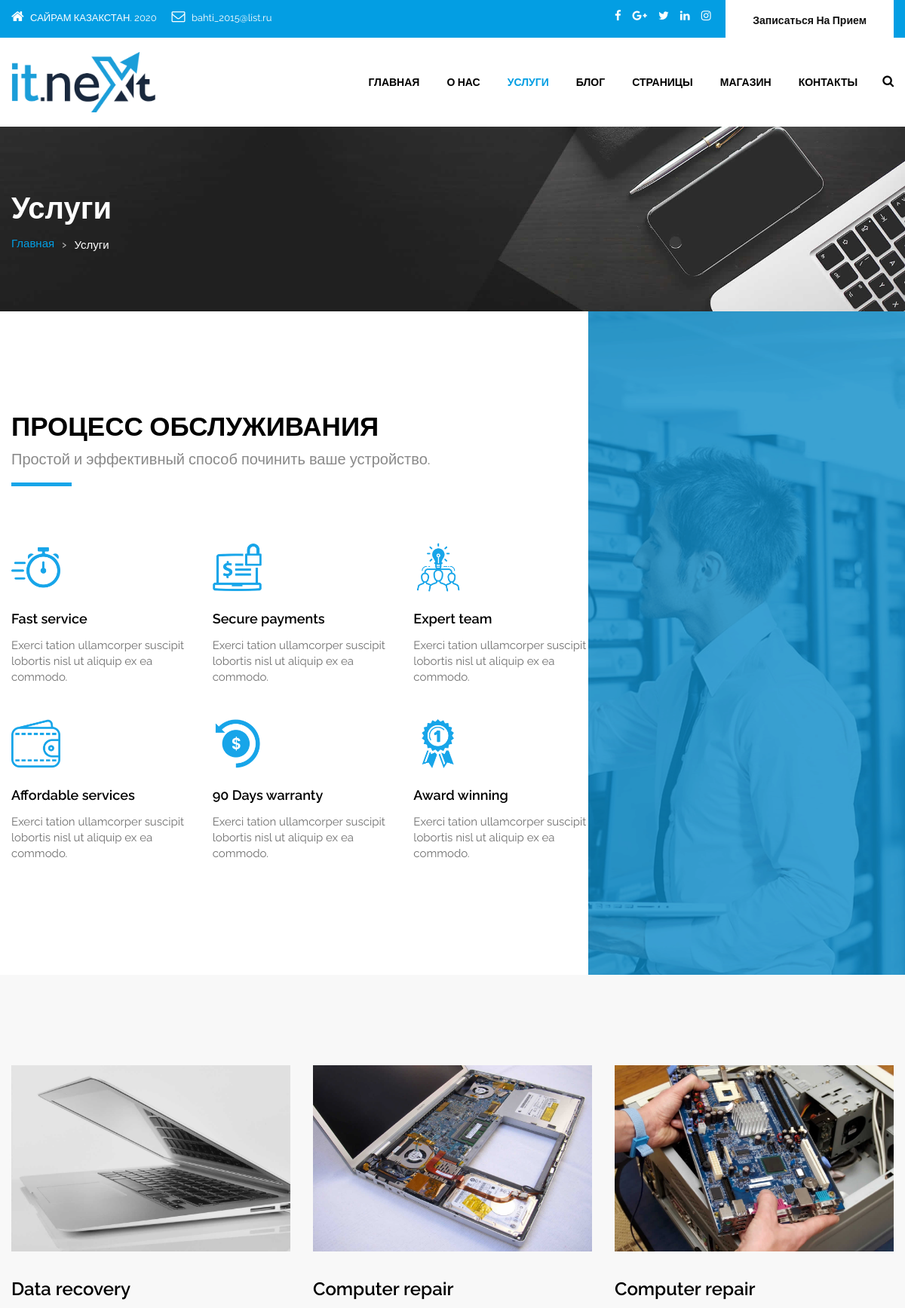
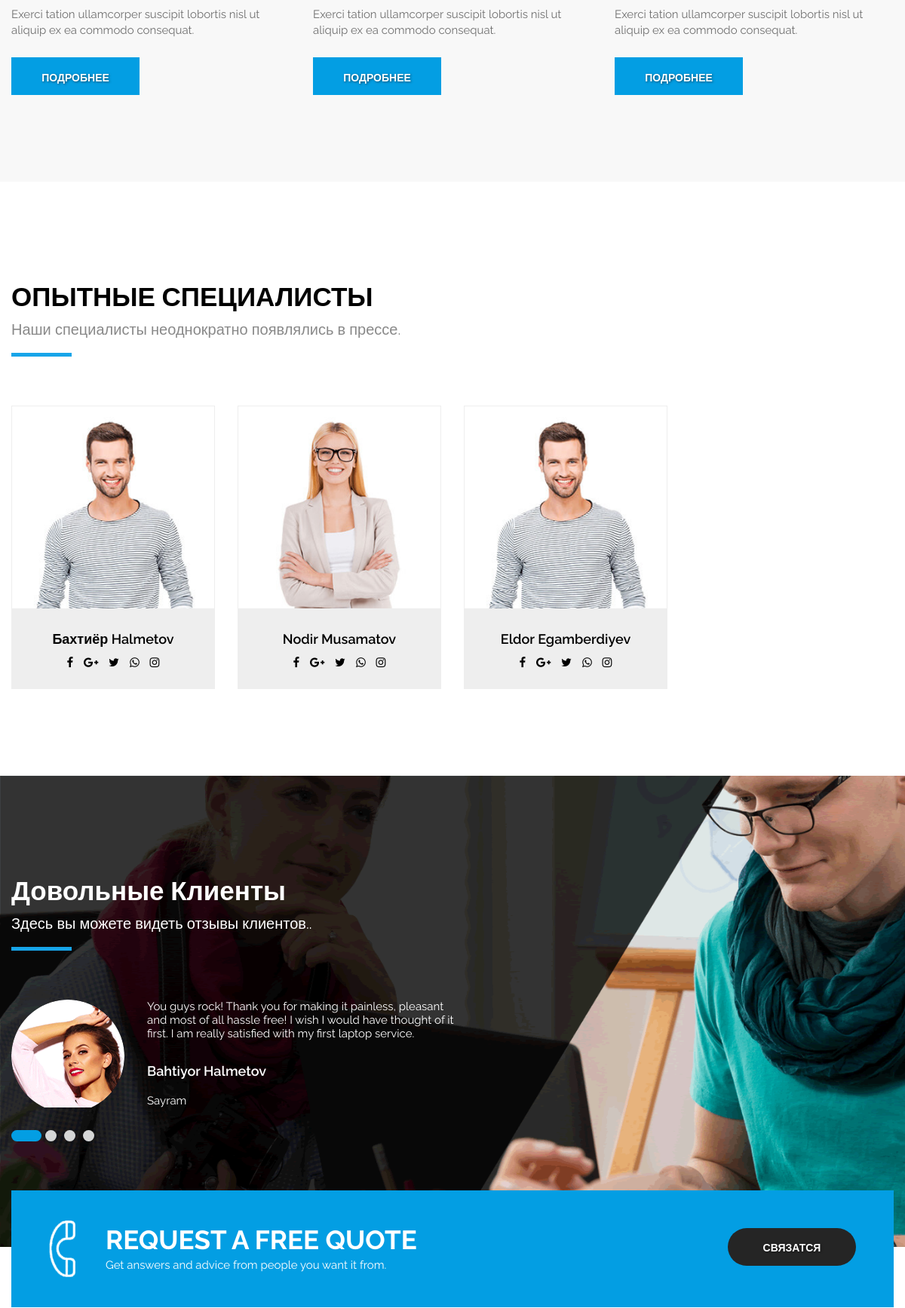
The app's page /service/ (upper part) with its own data (2 pictures, top to bottom).
### main/models.py (models this page shows, shortened)
class ServiceProcess(models.Model):
    title = models.CharField(max_length=300)
    is_in_service = models.BooleanField(blank=True)
    description = models.CharField(max_length=300)
    logo = models.ImageField(upload_to='upload')
    status = models.IntegerField(default=0, blank=True)
    rating = models.IntegerField(default=0, blank=True)

class Service(models.Model):
    title = models.CharField(max_length=300)
    mini_description = models.CharField(max_length=300)
    description = models.CharField(max_length=1000)
    logo = models.ImageField(upload_to='upload')
    is_main = models.BooleanField(blank=True)
    status = models.IntegerField(default=0, blank=True)
    rating = models.IntegerField(default=0, blank=True)

class Staff(models.Model):
    first_name = models.CharField(max_length=300)
    last_name = models.CharField(max_length=300)
    is_experienced = models.BooleanField(blank=True)
    logo = models.ImageField(upload_to='upload')
    facebook = models.CharField(max_length=300, blank=True)
    gmail = models.CharField(max_length=300, blank=True)
    twitter = models.CharField(max_length=300, blank=True)
    whatsapp = models.CharField(max_length=300, blank=True)
    instagram = models.CharField(max_length=300, blank=True)

class ClientSays(models.Model):
    first_name = models.CharField(max_length=300)
    last_name = models.CharField(max_length=300)
    description = models.CharField(max_length=300)
    address = models.CharField(max_length=300, blank=True)
    logo = models.ImageField(upload_to='upload')
    status = models.IntegerField(default=0, blank =True)
    rating = models.IntegerField(default=0,blank=True)

class Information(models.Model):
    need_recovery_title = models.CharField(max_length=300, blank=True)
    need_recovery_text = models.TextField(max_length=300, blank=True)
    request_name = models.CharField(max_length=300, blank=True)
    request_text = models.TextField(max_length=300, blank=True)
    contact_address = models.CharField(max_length=300, blank=True)
    phone = models.IntegerField(default=0, blank=True)
    footer_theme = models.CharField(max_length=300, blank=True)
    facebook = models.CharField(max_length=300, blank=True)
    gmail = models.CharField(max_length=300, blank=True)
    twitter = models.CharField(max_length=300, blank=True)
    whatsapp = models.CharField(max_length=300, blank=True)
    instagram = models.CharField(max_length=300, blank=True)
    service_right_title = models.CharField(max_length=300, blank=True)
    service_right_description = models.TextField(blank=True)
    blog_right_title = models.CharField(max_length=300, blank=True)
    blog_right_description = models.TextField(blank=True)

### main/views.py (the view)
# urls.py: path('service/', serviceHandler),
def serviceHandler(request):
    client_sayss = ClientSays.objects.filter(status=0)
    informations = Information.objects.all()
    brands = Brand.objects.filter()[:5]
    services = Service.objects.filter()
    ex_staffs = Staff.objects.filter(is_experienced=True)
    main_services = Service.objects.filter(is_main=True)
    service_processs = ServiceProcess.objects.filter()[:6]
    return render(request, 'service.html',{
        'active_page': 'service',
        'client_sayss': client_sayss,
        'informations': informations,
        'brands': brands,
        'services': services,
        'ex_staffs': ex_staffs,
        'main_services': main_services,
        'service_processs': service_processs,
    })

### templates/service.html
{% extends 'base.html' %}
{% block content %}
<div id="inner_banner" class="section inner_banner_section">
  <div class="container">
    <div class="row">
      <div class="col-md-12">
        <div class="full">
          <div class="title-holder">
            <div class="title-holder-cell text-left">
              <h1 class="page-title">Услуги</h1>
              <ol class="breadcrumb">
                <li><a href="/">Главная</a></li>
                <li class="active">Услуги</li>
              </ol>
            </div>
          </div>
        </div>
      </div>
    </div>
  </div>
</div>
<div class="section padding_layout_1 gross_layout">
  <div class="container">
    <div class="row">
      <div class="col-md-12">
        <div class="full">
          <div class="main_heading text_align_left">
            <h2>Процесс Обслуживания</h2>
            <p class="large">Простой и эффективный способ починить ваше устройство.</p>
          </div>
        </div>
      </div>
    </div>
    <div class="row">
      <div class="col-md-8">
        <div class="row">
          {% for service_process in service_processs %}
          <div class="col-md-4">
            <div class="full">
              <div class="service_blog_inner">
                <div class="icon text_align_left"><img src="/media/{{ service_process.logo }}" alt="#"></div>
                <h4 class="service-heading">{{ service_process.title }}</h4>
                <p>{{ service_process.description }}</p>
              </div>
            </div>
          </div>
          {% endfor %}
        </div>
      </div>
    </div>
  </div>
</div>
<div class="section padding_layout_1 light_silver service_list">
  <div class="container">
    <div class="row">
      {% for main_service in main_services %}
      <div class="col-md-4 service_blog">
        <div class="full">
          <div class="service_img"> <img class="img-responsive" src="/media/{{ main_service.logo }}" alt="#" /> </div>
          <div class="service_cont">
            <h3 class="service_head">{{ main_service.title }}</h3>
            <p>{{ main_service.mini_description }}</p>
            <div class="bt_cont"> <a class="btn sqaure_bt" href="/service-detail/{{ main_service.id }}/">Подробнее </a> </div>
          </div>
        </div>
      </div>
      {% endfor %}
    </div>
  </div>
</div>
<div class="section padding_layout_1">
  <div class="container">
    <div class="row">
      <div class="col-md-12">
        <div class="full">
          <div class="main_heading text_align_left">
            <h2>Опытные Специалисты</h2>
            <p class="large">Наши специалисты неоднократно появлялись в прессе.</p>
          </div>
        </div>
      </div>
    </div>
    <div class="row">
      {% for ex_staff in ex_staffs  %}
      <div class="col-md-3 col-sm-6">
        <div class="full team_blog_colum">
          <div class="it_team_img"> <img class="img-responsive" src="/media/{{ ex_staff.logo }}" alt="#"> </div>
          <div class="team_feature_head">
            <h4>{{ ex_staff.first_name }} {{ ex_staff.last_name }}</h4>
          </div>
          <div class="team_feature_social">
            <div class="social_icon">
              <ul class="list-inline">
                <li><a class="fa fa-facebook" href="{{ ex_staff.facebook }}" title="Facebook" target="_blank"></a></li>
                <li><a class="fa fa-google-plus" href="{{ ex_staff.gmail }}" title="Google+" target="_blank"></a></li>
                <li><a class="fa fa-twitter" href="{{ ex_staff.twitter }}" title="Twitter" target="_blank"></a></li>
                <li><a class="fa fa-whatsapp" href="{{ ex_staff.whatsapp }}" title="WhatsApp" target="_blank"></a></li>
                <li><a class="fa fa-instagram" href="{{ ex_staff.instagram }}" title="Instagram" target="_blank"></a></li>
              </ul>
            </div>
          </div>
        </div>
      </div>
      {% endfor %}
    </div>
  </div>
</div>
{% endblock %}

### templates/base.html (shortened to what this page needs)
<!DOCTYPE html>
<html lang="en">
<head>
<link rel="stylesheet" href="/static/css/bootstrap.min.css" />
<link rel="stylesheet" href="/static/css/style.css" />
<link rel="stylesheet" href="/static/css/responsive.css" />
<link rel="stylesheet" href="/static/css/colors1.css" />
<link rel="stylesheet" href="/static/css/custom.css" />
<link rel="stylesheet" href="/static/css/animate.css" />
<link rel="stylesheet" type="text/css" href="/static/revolution/css/settings.css" />
<link rel="stylesheet" type="text/css" href="/static/revolution/css/layers.css" />
<link rel="stylesheet" type="text/css" href="/static/revolution/css/navigation.css" />
</head>
<body id="default_theme" class="it_service">
<header id="default_header" class="header_style_1">
  <div class="header_top">
    <div class="container">
      <div class="row">
        <div class="col-md-8">
          <div class="full">
            <div class="topbar-left">
              <ul class="list-inline">
                <li> <span class="topbar-label"><i class="fa  fa-home"></i></span> <span class="topbar-hightlight">САЙРАМ КАЗАКСТАН. 2020</span> </li>
                <li> <span class="topbar-label"><i class="fa fa-envelope-o"></i></span> <span class="topbar-hightlight"><a href="mailto:bahti_2015@list.ru">bahti_2015@list.ru</a></span> </li>
              </ul>
            </div>
          </div>
        </div>
        <div class="col-md-4 right_section_header_top">
          <div class="float-left">
            <div class="social_icon">
              <ul class="list-inline">
                <li><a class="fa fa-facebook" href="https://www.facebook.com/" title="Facebook" target="_blank"></a></li>
                <li><a class="fa fa-google-plus" href="https://plus.google.com/" title="Google+" target="_blank"></a></li>
                <li><a class="fa fa-twitter" href="https://twitter.com" title="Twitter" target="_blank"></a></li>
                <li><a class="fa fa-linkedin" href="https://www.linkedin.com" title="LinkedIn" target="_blank"></a></li>
                <li><a class="fa fa-instagram" href="https://www.instagram.com" title="Instagram" target="_blank"></a></li>
              </ul>
            </div>
          </div>
          <div class="float-right">
            <div class="make_appo"> <a class="btn white_btn" href="make_appointment.html">Записаться На Прием</a> </div>
          </div>
        </div>
      </div>
    </div>
  </div>
  <div class="header_bottom">
    <div class="container">
      <div class="row">
        <div class="col-lg-3 col-md-12 col-sm-12 col-xs-12">
          <div class="logo"> <a href="/"><img src="/static/images/logos/it_logo.png" alt="logo" /></a> </div>
        </div>
        <div class="col-lg-9 col-md-12 col-sm-12 col-xs-12">
          <div class="menu_side">
            <div id="navbar_menu">
              <ul class="first-ul">
                <li> <a {% if active_page == 'main' %}  class="active" {% endif %} href="/">Главная</a>
                </li>
                <li><a href="/about" {% if active_page == 'about' %}  class="active" {% endif %}>О Нас</a></li>
                <li> <a href="/service"
                        {% if active_page == 'service' %}  class="active" {% endif %} ||
                        {% if active_page == 'service-list' %}  class="active" {% endif %} ||
                        {% if active_page == 'service-detail' %}  class="active" {% endif %} >Услуги</a>
                </li>
                <li> <a href="/blog" {% if active_page == 'blog' %}  class="active" {% endif %} ||
                        {% if active_page == 'blog-detail' %}  class="active" {% endif %}> Блог </a></li>
                <li> <a href="#" {% if active_page == 'price' %}  class="active" {% endif %}> Страницы </a>
                </li>
                <li> <a href="/shop" {% if active_page == 'shop' %}  class="active" {% endif %}>Магазин</a>
                </li>
                <li> <a href="/contact" {% if active_page == 'contact' %}  class="active" {% endif %} >Контакты</a></li>
              </ul>
            </div>
            <div class="search_icon">
              <ul>
                <li><a href="#" data-toggle="modal" data-target="#search_bar"><i class="fa fa-search" aria-hidden="true"></i></a></li>
              </ul>
            </div>
          </div>
        </div>
      </div>
    </div>
  </div>
</header>
{% block content %}
{% endblock %}
<div class="section padding_layout_1 testmonial_section white_fonts">
  <div class="container">
    <div class="row">
      <div class="col-md-12">
        <div class="full">
          <div class="main_heading text_align_left">
            <h2 style="text-transform: none;">Довольные Клиенты</h2>
            <p class="large">Здесь вы можете видеть отзывы клиентов..</p>
          </div>
        </div>
      </div>
    </div>
    <div class="row">
      <div class="col-sm-7">
        <div class="full">
          <div id="testimonial_slider" class="carousel slide" data-ride="carousel">
            <ul class="carousel-indicators">
              {% for client_says in client_sayss %}
              <li data-target="#testimonial_slider" data-slide-to="{{ forloop.counter0 }}" class="{% if forloop.counter0 == 0 %} active {% endif %}"></li>
              {% endfor %}
            </ul>
            <div class="carousel-inner">
              {% for client_says in client_sayss %}
              <div class="carousel-item {% if forloop.counter0 == 0 %} active {% endif %}">
                <div class="testimonial-container">
                  <div class="testimonial-content"> {{ client_says.description }} </div>
                  <div class="testimonial-photo"> <img src="/media/{{ client_says.logo }}" class="img-responsive" alt="#" width="150" height="150"> </div>
                  <div class="testimonial-meta">
                    <h4>{{ client_says.first_name }} {{ client_says.last_name }}</h4>
                    <span class="testimonial-position">{{ client_says.address }}</span> </div>
                </div>
              </div>
              {% endfor %}
            </div>
          </div>
        </div>
      </div>
      <div class="col-sm-5">
      </div>
    </div>
  </div>
</div>
<div class="section">
  <div class="container">
    <div class="row">
      <div class="col-md-12">
        <div class="full">
          <div class="contact_us_section">
            <div class="call_icon"> <img src="/static/images/it_service/phone_icon.png" alt="#" /> </div>
            {% for information in informations %}
            <div class="inner_cont">
              <h2>{{ information.request_name }}</h2>
              <p>{{ information.request_text }}</p>
            </div>
            {% endfor %}
            <div class="button_Section_cont"> <a class="btn dark_gray_bt" href="it_contact.html">Связатся </a> </div>
          </div>
        </div>
      </div>
    </div>
  </div>
</div>
</body>
</html>

### static/css/colors1.css (style rules this page uses)
.header_top, #navbar_menu ul ul li a:hover, #navbar_menu ul ul li a:focus, .full_slider_inner, .bg_load, .theme_color_bg, .price_table_active .price_head, a.btn.dark_gray_bt:hover, a.btn.dark_gray_bt:focus, .carousel-indicators .active, .social_icon_style_2 ul li a:hover, .social_icon_style_2 ul li a:focus, .progress-bar, .tags a:hover, .tags a:focus, .testimonial_slider .carousel-control:hover, .testimonial_slider .carousel-control:focus, .pagination>.active>a, .pagination>.active>a:focus, .pagination>.active>a:hover, .pagination>.active>span, .pagination>.active>span:focus, .pagination>.active>span:hover, .icon_feature { background: #039ee3; background-size: 100% 100%; border: none; }
#navbar_menu > ul > li a.active, #navbar_menu > ul > li:hover > a, #navbar_menu > ul > li:focus > a, footer p a:hover,footer p a:focus, .footer-menu li a:hover, .footer-menu li a:focus, footer ul.social_icons li a:hover, footer ul.social_icons li a:focus, .breadcrumb li a { color: #039ee3; }
.btn.sqaure_bt { border-radius: 0; background: #039ee3; }
footer h2::after, .footer_mail-section .field button.button_custom, .cprt,.contact_us_section { background: #039ee3; }
button.btn.white_btn, a.btn.white_btn, button.btn.white_btn, a.btn.white_btn { color: #111; text-transform: none; text-shadow: none; }

### records on screen
ServiceProcess: logo (picture), title "Fast service", description "Exerci tation ullamcorper suscipit lobortis nisl ut aliquip ex ea commodo."
ServiceProcess: logo (picture), title "Secure payments", description "Exerci tation ullamcorper suscipit lobortis nisl ut aliquip ex ea commodo."
ServiceProcess: logo (picture), title "Expert team", description "Exerci tation ullamcorper suscipit lobortis nisl ut aliquip ex ea commodo."
ServiceProcess: logo (picture), title "Affordable services", description "Exerci tation ullamcorper suscipit lobortis nisl ut aliquip ex ea commodo."
ServiceProcess: logo (picture), title "90 Days warranty", description "Exerci tation ullamcorper suscipit lobortis nisl ut aliquip ex ea commodo."
ServiceProcess: logo (picture), title "Award winning", description "Exerci tation ullamcorper suscipit lobortis nisl ut aliquip ex ea commodo."
Service: logo (picture), title "Data recovery", mini_description "Exerci tation ullamcorper suscipit lobortis nisl ut aliquip ex ea commodo consequat."
Service: logo (picture), title "Computer repair", mini_description "Exerci tation ullamcorper suscipit lobortis nisl ut aliquip ex ea commodo consequat."
Service: logo (picture), title "Computer repair", mini_description "Exerci tation ullamcorper suscipit lobortis nisl ut aliquip ex ea commodo consequat."
Staff: logo (picture), first_name "Бахтиёр", last_name "Halmetov"
Staff: logo (picture), first_name "Nodir", last_name "Musamatov"
Staff: logo (picture), first_name "Eldor", last_name "Egamberdiyev"
ClientSays: description "You guys rock! Thank you for making it painless, pleasant and most of all hassle free! I wish I would have thought of it first. I am really satisfied with my first laptop service.", logo (picture), first_name "Bahtiyor", last_name "Halmetov", address "Sayram"
Information: request_name "REQUEST A FREE QUOTE", request_text "Get answers and advice from people you want it from."
